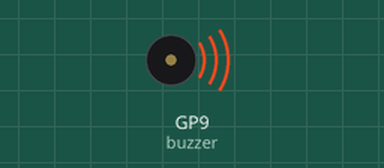
Bench run of a program on a simulated Raspberry Pi Pico running MicroPython. Parts: buzzer (waves = sounding). At 4.4 s the program stops and its outputs stay as they are.

Above: at 0.1 s.
At 4.4 s:
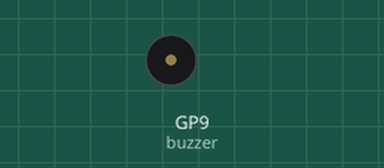
Timing chart, 0 to 5.9 s (numbered marks = the images above):
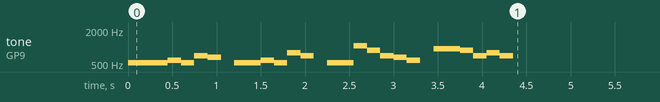

Measured:
- by itself, tone on GP9 (buzzer): plays 523 Hz for 0.45 s, 587 Hz for 0.15 s, 523 Hz for 0.15 s, 698 Hz for 0.15 s, 659 Hz for 0.15 s, 523 Hz for 0.30 s … (21 notes in this stretch)

The program:

buzzer_demo.py
```python
from pimoroni import Buzzer
from time import sleep

buzzer = Buzzer(9)

# this handy list converts notes into frequencies, which you can use with the explorer.set_tone function
tones = {
    "B0": 31,
    "C1": 33,
    "CS1": 35,
    "D1": 37,
    "DS1": 39,
    "E1": 41,
    "F1": 44,
    "FS1": 46,
    "G1": 49,
    "GS1": 52,
    "A1": 55,
    "AS1": 58,
    "B1": 62,
    "C2": 65,
    "CS2": 69,
    "D2": 73,
    "DS2": 78,
    "E2": 82,
    "F2": 87,
    "FS2": 93,
    "G2": 98,
    "GS2": 104,
    "A2": 110,
    "AS2": 117,
    "B2": 123,
    "C3": 131,
    "CS3": 139,
    "D3": 147,
    "DS3": 156,
    "E3": 165,
    "F3": 175,
    "FS3": 185,
    "G3": 196,
    "GS3": 208,
    "A3": 220,
    "AS3": 233,
    "B3": 247,
    "C4": 262,
    "CS4": 277,
    "D4": 294,
    "DS4": 311,
    "E4": 330,
    "F4": 349,
    "FS4": 370,
    "G4": 392,
    "GS4": 415,
    "A4": 440,
    "AS4": 466,
    "B4": 494,
    "C5": 523,
    "CS5": 554,
    "D5": 587,
    "DS5": 622,
    "E5": 659,
    "F5": 698,
    "FS5": 740,
    "G5": 784,
    "GS5": 831,
    "A5": 880,
    "AS5": 932,
    "B5": 988,
    "C6": 1047,
    "CS6": 1109,
    "D6": 1175,
    "DS6": 1245,
    "E6": 1319,
    "F6": 1397,
    "FS6": 1480,
    "G6": 1568,
    "GS6": 1661,
    "A6": 1760,
    "AS6": 1865,
    "B6": 1976,
    "C7": 2093,
    "CS7": 2217,
    "D7": 2349,
    "DS7": 2489,
    "E7": 2637,
    "F7": 2794,
    "FS7": 2960,
    "G7": 3136,
    "GS7": 3322,
    "A7": 3520,
    "AS7": 3729,
    "B7": 3951,
    "C8": 4186,
    "CS8": 4435,
    "D8": 4699,
    "DS8": 4978
}

# put the notes for your song in here!

happy_birthday = [
    "C5", "C5", "C5","D5", "C5", "F5", "E5","P",
    "C5", "C5", "D5", "C5", "G5", "F5","P",
    "C5", "C5", "C6", "A5", "F5", "E5", "D5","P",
    "AS5", "AS5", "A5", "F5", "G5", "F5"
]

def playtone(frequency):            # this function tells your program how to make noise
    buzzer.set_tone(frequency)


def bequiet():                      # this function tells your program how not to make noise
    buzzer.set_tone(-1)


def playsong(song):                 # this function plays your song
    a = 0                           # this variable keeps track of the visualiser bars
    for i in range(len(song)):
        if (song[i] == "P"):
            bequiet()
        else:
            playtone(tones[song[i]])
        sleep(0.15)  # change this number if you want to alter how long the notes play for
    bequiet()


playsong(happy_birthday)		
```
